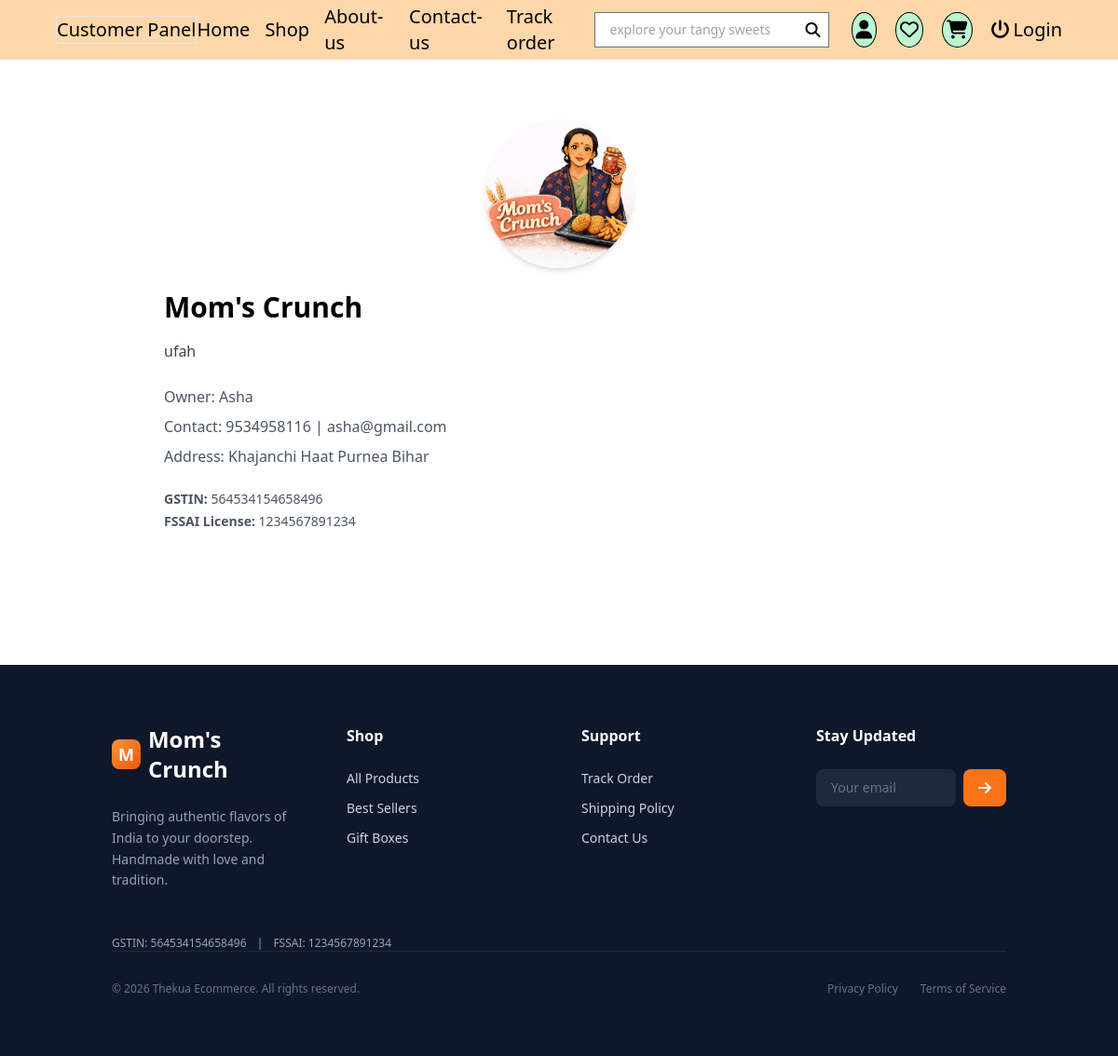
The page /about/ on the database its author committed.
### eshop/models.py (models this page shows, shortened)
class StoreProfile(models.Model):
    seller = models.OneToOneField(User, on_delete=models.CASCADE)
    store_name = models.CharField(max_length=150)
    owner_name = models.CharField(max_length=100)   # Your mother
    description = models.TextField()
    phone = models.CharField(max_length=10)
    email = models.EmailField()
    address = models.TextField()
    gst_number = models.CharField(
        max_length=15,
        blank=True,
        null=True,
        help_text="GSTIN (15 characters)"
    )
    fssai_number = models.CharField(
        max_length=14,
        blank=True,
        null=True,
        help_text="FSSAI License Number"
    )
    profile = models.ImageField(upload_to="store/", null=True, blank=True)

### eshop/views.py (the view)
# urls.py: path("about/",about, name="about"),
def about(request):
    profile = StoreProfile.objects.get(id=1)
    return render(request, "about.html", {"profile": profile})

### eshop/templates/about.html (shortened to what this page needs)
{% extends "customer/customerbase.html" %}
{% block content %}
<section class="max-w-4xl mx-auto px-6 py-16">
    {% if profile.profile %}
    <div class="flex justify-center mb-6">
        <img
            src="{{ profile.profile.url }}"
            alt="{{ profile.owner_name }}"
            class="h-40 w-40 rounded-full object-cover shadow-md"
        >
    </div>
{% endif %}
    <h1 class="text-3xl font-bold mb-4">
        {{ profile.store_name }}
    </h1>
    <p class="text-gray-700 leading-relaxed mb-6">
        {{ profile.description }}
    </p>
    <p class="text-gray-600 font-medium">
        Owner: {{ profile.owner_name }}
    </p>
    <p class="text-gray-600 mt-2">
        Contact: {{ profile.phone }} | {{ profile.email }}
    </p>
    <p class="text-gray-600 mt-2">
        Address: {{ profile.address }}
    </p>
    <div class="mt-6 text-sm text-gray-600 space-y-1">
    {% if profile.gst_number %}
        <p><strong>GSTIN:</strong> {{ profile.gst_number }}</p>
    {% endif %}
    {% if profile.fssai_number %}
        <p><strong>FSSAI License:</strong> {{ profile.fssai_number }}</p>
    {% endif %}
    </div>
</section>
{% endblock %}

### eshop/templates/customer/customerbase.html (shortened to what this page needs)
<!DOCTYPE html>
<html lang="en">
<head>
    <script src="https://cdn.tailwindcss.com"></script>
    <link rel="stylesheet" href="https://cdnjs.cloudflare.com/ajax/libs/font-awesome/6.7.2/css/all.min.css" />
</head>
<body>
    <div class="flex flex-1 w-full h-16 bg-orange-200 px-[5%] justify-between items-center">
        <div class="bg-brown h-100 w-100 border border-green flex">
            <a href="" class="text-black text-xl">Customer Panel</a>
        </div>
        <div class="flex flex-1 items-center justify-center gap-4 text-xl">
            <a href="{% url 'customerpage' %}">Home</a>
            <a href="">Shop</a>
            <a href="{% url 'about' %}">About-us</a>
            <a href="">Contact-us</a>
            <a href="">Track order</a>
        </div>
        <div class="flex items-center gap-6">
            <form action="{% url 'search' %}" method="GET">
                <div class="flex items-center bg-white border border-gray-500 justify-center p-2">
                <input type="text" name="product" value="{{query}}" placeholder="explore your tangy sweets" class="text-sm px-2 outline-none">
                <button type="submit"><i class="fa-solid fa-magnifying-glass flex items-center"></i></button>
            </div>
            </form>
            <div class="flex gap-5">
                <a href="{% url 'profile' %}"><i class="fa-solid fa-user cursor-pointer hover:text-orange-700 text-xl border rounded-[50%] border-black p-1 bg-green-200"></i></a>
                <a href="{% url 'viewwishlist' %}"><i class="fa-regular fa-heart cursor-pointer hover:text-orange-700 text-xl border rounded-[50%] border-black p-1 bg-green-200"></i></a>
                <a href="{% url 'viewcart' %}"><i class="fa-solid fa-cart-shopping cursor-pointer hover:text-orange-700 text-xl border rounded-[50%] border-black p-1 bg-green-200"></i></a>
                {% if user.is_authenticated %}
                <form action="{% url 'logout' %}" method="post">
                    {% csrf_token %}
                    <button type="submit" class="flex items-center text-xl gap-1"><i class="fa-solid fa-power-off"></i>Logout</button>
                </form>
                {% else %}
                <a href="{% url 'login' %}" class="flex items-center text-xl gap-1"><i class="fa-solid fa-power-off"></i>Login</a>
                {% endif %}
            </div>
        </div>
    </div>
    {% block content %}
{% endblock %}
    <footer class="bg-slate-900 text-slate-300 py-16 mt-20">
        <div class="container mx-auto px-4 lg:px-8">
            <div class="grid grid-cols-1 md:grid-cols-4 gap-12 mb-12">
                <div class="col-span-1 md:col-span-1">
                    <div class="flex items-center gap-2 mb-6">
                        <div
                            class="w-8 h-8 rounded-lg bg-gradient-to-br from-orange-400 to-orange-600 flex items-center justify-center">
                            <span class="text-white font-bold text-lg font-heading">M</span>
                        </div>
                        <span class="text-2xl font-bold font-heading text-white">Mom's Crunch</span>
                    </div>
                    <p class="text-slate-400 text-sm leading-relaxed">Bringing authentic flavors of India to your
                        doorstep. Handmade with love and tradition.</p>
                </div>
                <div>
                    <h4 class="text-white font-bold mb-6 font-heading">Shop</h4>
                    <ul class="space-y-3 text-sm">
                        <li><a href="#" class="hover:text-orange-400 transition-colors">All Products</a></li>
                        <li><a href="#" class="hover:text-orange-400 transition-colors">Best Sellers</a></li>
                        <li><a href="#" class="hover:text-orange-400 transition-colors">Gift Boxes</a></li>
                    </ul>
                </div>
                <div>
                    <h4 class="text-white font-bold mb-6 font-heading">Support</h4>
                    <ul class="space-y-3 text-sm">
                        <li><a href="#" class="hover:text-orange-400 transition-colors">Track Order</a></li>
                        <li><a href="#" class="hover:text-orange-400 transition-colors">Shipping Policy</a></li>
                        <li><a href="#" class="hover:text-orange-400 transition-colors">Contact Us</a></li>
                    </ul>
                </div>
                <div>
                    <h4 class="text-white font-bold mb-6 font-heading">Stay Updated</h4>
                    <form class="flex gap-2">
                        <input type="email" placeholder="Your email"
                            class="bg-slate-800 border-none rounded-lg px-4 py-2 text-sm text-white focus:ring-2 focus:ring-orange-500 w-full placeholder-slate-500">
                        <button
                            class="bg-orange-500 text-white px-4 py-2 rounded-lg hover:bg-orange-600 transition-colors">
                            <i class="fa-solid fa-arrow-right"></i>
                        </button>
                    </form>
                </div>
            </div>
            {% if profile.gst_number or profile.fssai_number %}
            <div class="text-xs text-gray-400 mt-4">
                {% if profile.gst_number %}
                    GSTIN: {{ profile.gst_number }}
                {% endif %}
                {% if profile.fssai_number %}
                    <span class="mx-2">|</span>
                    FSSAI: {{ profile.fssai_number }}
                {% endif %}
            </div>
            {% endif %}
            <div
                class="border-t border-slate-800 pt-8 flex flex-col md:flex-row justify-between items-center text-xs text-slate-500">
                <p>&copy; 2026 Thekua Ecommerce. All rights reserved.</p>
                <div class="flex gap-6 mt-4 md:mt-0">
                    <a href="#" class="hover:text-white transition-colors">Privacy Policy</a>
                    <a href="#" class="hover:text-white transition-colors">Terms of Service</a>
                </div>
            </div>
        </div>
    </footer>
</body>
</html>
</body>
</html>

### rows shown on the page
StoreProfile: profile (picture), store_name "Mom's Crunch", description "ufah", owner_name "Asha", phone "9534958116", email "asha@gmail.com", address "Khajanchi Haat Purnea Bihar", gst_number "564534154658496", fssai_number "1234567891234"
